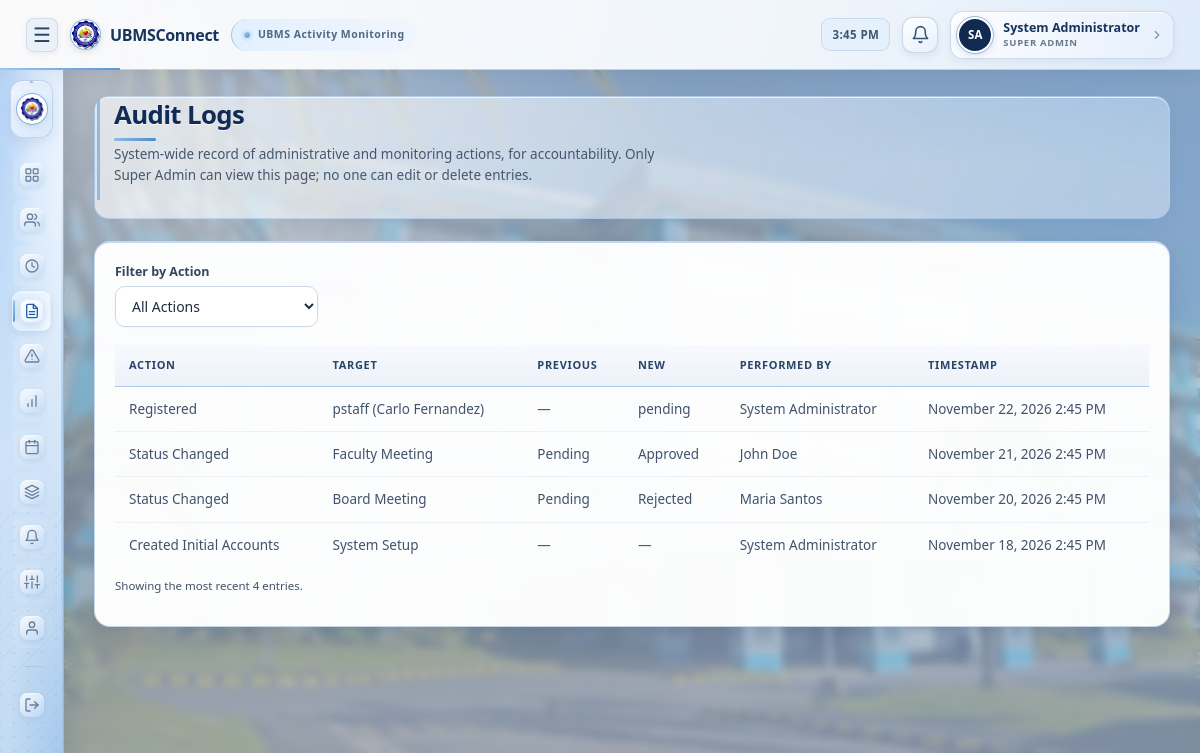
Page /superadmin/audit_logs.php (signed in) on the committed database.
### tables this page shows
CREATE TABLE audit_logs (
    id INT AUTO_INCREMENT PRIMARY KEY,
    actor_id INT NULL,
    actor_name VARCHAR(100) NOT NULL,
    action VARCHAR(100) NOT NULL,
    target_type VARCHAR(50) NULL,
    target_id INT NULL,
    target_label VARCHAR(150) NULL,
    previous_value VARCHAR(150) NULL,
    new_value VARCHAR(150) NULL,
    created_at DATETIME DEFAULT CURRENT_TIMESTAMP,
    CONSTRAINT fk_audit_actor FOREIGN KEY (actor_id) REFERENCES users(id) ON DELETE SET NULL,
    INDEX idx_audit_created (created_at),
    INDEX idx_audit_target (target_type, target_id)
);

### includes/functions.php (called while the page is built, shortened)
<?php
function e($value) {
    return htmlspecialchars($value ?? '', ENT_QUOTES, 'UTF-8');
}
function formatDateTime($datetime) {
    return date('F j, Y g:i A', strtotime($datetime));
}

### superadmin/audit_logs.php (the view, shortened to what this page needs)
<?php
require_once __DIR__ . '/../includes/auth.php';
$actionFilter = trim($_GET['action_filter'] ?? '');
$sql = "SELECT * FROM audit_logs";
$params = [];
$sql .= " ORDER BY created_at DESC LIMIT 300";
$stmt = $pdo->prepare($sql);
$stmt->execute($params);
$logs = $stmt->fetchAll();
include __DIR__ . '/../includes/header.php';
include __DIR__ . '/../includes/sidebar.php';
?>
<main class="main-content">
    <div class="page-header">
        <div>
            <h1>Audit Logs</h1>
            <p class="page-subtitle">System-wide record of administrative and monitoring actions, for accountability. Only Super Admin can view this page; no one can edit or delete entries.</p>
        </div>
    </div>
    <div class="card">
        <form class="filter-bar" method="GET">
            <div class="form-group">
                <label>Filter by Action</label>
                <select name="action_filter" onchange="this.form.submit()">
                    <option value="">All Actions</option>
                </select>
            </div>
        </form>
        <?php if (empty($logs)): ?>
            <div class="empty-state">No audit log entries<?= $actionFilter !== '' ? ' for that action' : ' yet' ?>.</div>
        <?php else: ?>
            <div class="table-wrap">
                <table class="data-table">
                    <thead><tr><th>Action</th><th>Target</th><th>Previous</th><th>New</th><th>Performed By</th><th>Timestamp</th></tr></thead>
                    <tbody>
                    <?php foreach ($logs as $log): ?>
                        <tr>
                            <td><?= e($log['action']) ?></td>
                            <td class="text-muted"><?= e($log['target_label'] ?: ($log['target_type'] ?: '—')) ?></td>
                            <td><?= $log['previous_value'] ? e($log['previous_value']) : '<span class="text-muted">—</span>' ?></td>
                            <td><?= $log['new_value'] ? e($log['new_value']) : '<span class="text-muted">—</span>' ?></td>
                            <td><?= e($log['actor_name']) ?></td>
                            <td><?= e(formatDateTime($log['created_at'])) ?></td>
                        </tr>
                    <?php endforeach; ?>
                    </tbody>
                </table>
            </div>
            <p class="small-note" style="margin-top:10px;">Showing the most recent <?= count($logs) ?> entries.</p>
        <?php endif; ?>
    </div>
</main>
<?php include __DIR__ . '/../includes/footer.php'; ?>

### rows in the picture
audit_logs: action "Registered", target_label "pstaff (Carlo Fernandez)", new_value "pending", actor_name "System Administrator", created_at "November 22, 2026 2:45 PM"
audit_logs: action "Status Changed", target_label "Faculty Meeting", previous_value "Pending", new_value "Approved", actor_name "John Doe", created_at "November 21, 2026 2:45 PM"
audit_logs: action "Status Changed", target_label "Board Meeting", previous_value "Pending", new_value "Rejected", actor_name "Maria Santos", created_at "November 20, 2026 2:45 PM"
audit_logs: action "Created Initial Accounts", target_label "System Setup", actor_name "System Administrator", created_at "November 18, 2026 2:45 PM"

### other values in the picture
nameInitials(currentUserName()) "SA"
currentUserName() "System Administrator"
roleLabel(currentUserRole()) "SUPER ADMIN"
count($logs) "4"
